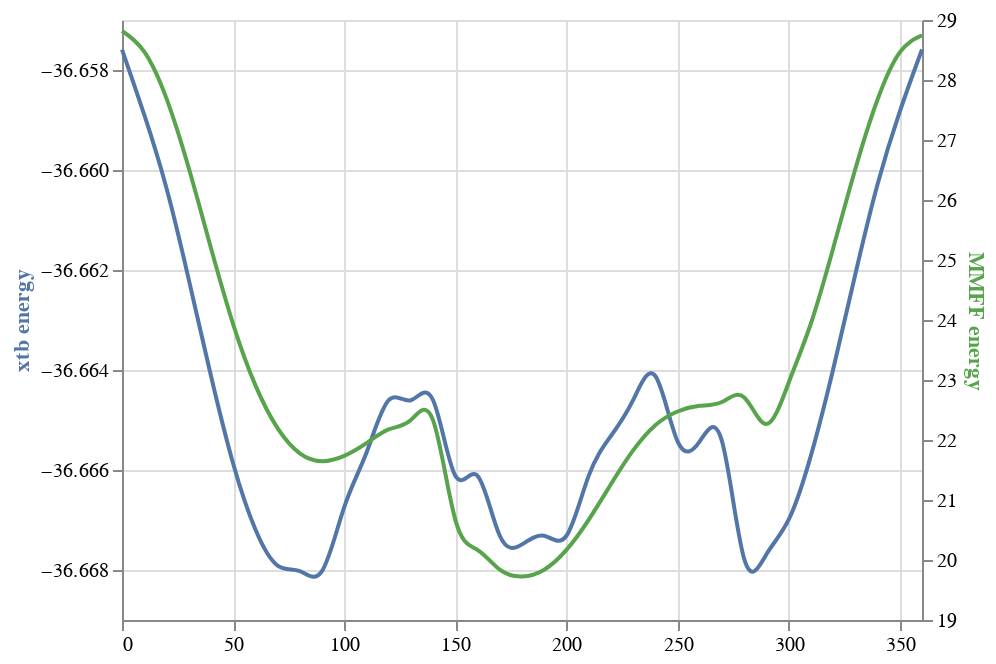

The code cell stored with this chart in its notebook:
### Code cell
import numpy as np
angle=np.array(range(0,370,10))

dfxtb = pd.DataFrame({'angle':angle, 'xtb':energy,'MMFF':dfrdkit["energy"]})
#data = dfxtb.melt('angle')

base = alt.Chart(dfxtb).encode(
    alt.X('angle:Q', axis=alt.Axis(title=None),scale=alt.Scale(domain=[0,360,350]))
)
line1 = base.mark_line(stroke='#5276A7', interpolate='natural').encode(
    alt.Y('xtb:Q',
          axis=alt.Axis(title='xtb energy', titleColor='#5276A7'),scale=alt.Scale(zero=False))
)
line2 = base.mark_line(stroke='#57A44C', interpolate='natural').encode(
    alt.Y('MMFF:Q',
          axis=alt.Axis(title='MMFF energy', titleColor='#57A44C'),scale=alt.Scale(zero=False))
)
alt.layer(line1, line2).resolve_scale(
    y = 'independent'
)

### Figure 1 — Vega-Lite specification as saved in the notebook (floating-point values rounded to 4 significant figures)
{"config": {"view": {"continuousWidth": 400, "continuousHeight": 300}}, "layer": [{"mark": {"type": "line", "interpolate": "natural", "stroke": "#5276A7"}, "encoding": {"x": {"type": "quantitative", "axis": {"title": null}, "field": "angle", "scale": {"domain": [0, 360, 350]}}, "y": {"type": "quantitative", "axis": {"title": "xtb energy", "titleColor": "#5276A7"}, "field": "xtb", "scale": {"zero": false}}}}, {"mark": {"type": "line", "interpolate": "natural", "stroke": "#57A44C"}, "encoding": {"x": {"type": "quantitative", "axis": {"title": null}, "field": "angle", "scale": {"domain": [0, 360, 350]}}, "y": {"type": "quantitative", "axis": {"title": "MMFF energy", "titleColor": "#57A44C"}, "field": "MMFF", "scale": {"zero": false}}}}], "data": {"name": "data-3f417b187ecd8471d5f46a3aafca9074"}, "resolve": {"scale": {"y": "independent"}}, "$schema": "https://vega.github.io/schema/vega-lite/v4.8.1.json", "datasets": {"data-3f417b187ecd8471d5f46a3aafca9074": [{"angle": 0, "xtb": "    -36.657590846418", "MMFF": 28.82}, {"angle": 10, "xtb": "    -36.658894930595", "MMFF": 28.47}, {"angle": 20, "xtb": "    -36.660361884739", "MMFF": 27.69}, {"angle": 30, "xtb": "    -36.662181628063", "MMFF": 26.54}, {"angle": 40, "xtb": "    -36.664110884763", "MMFF": 25.2}, {"angle": 50, "xtb": "    -36.665869772183", "MMFF": 23.93}, {"angle": 60, "xtb": "    -36.667186893319", "MMFF": 22.91}, {"angle": 70, "xtb": "    -36.667911060838", "MMFF": 22.2}, {"angle": 80, "xtb": "    -36.668021434008", "MMFF": 21.78}, {"angle": 90, "xtb": "    -36.668021434008", "MMFF": 21.65}, {"angle": 100, "xtb": "    -36.666742107507", "MMFF": 21.74}, {"angle": 110, "xtb": "    -36.665654005491", "MMFF": 21.95}, {"angle": 120, "xtb": "    -36.664604553908", "MMFF": 22.18}, {"angle": 130, "xtb": "    -36.664604553908", "MMFF": 22.33}, {"angle": 140, "xtb": "    -36.664604553908", "MMFF": 22.33}, {"angle": 150, "xtb": "    -36.666116237362", "MMFF": 20.67}, {"angle": 160, "xtb": "    -36.666116237362", "MMFF": 20.17}, {"angle": 170, "xtb": "    -36.667314677487", "MMFF": 19.84}, {"angle": 180, "xtb": "    -36.667487335615", "MMFF": 19.73}, {"angle": 190, "xtb": "    -36.667314677168", "MMFF": 19.84}, {"angle": 200, "xtb": "    -36.667314677168", "MMFF": 20.17}, {"angle": 210, "xtb": "    -36.666116858193", "MMFF": 20.67}, {"angle": 220, "xtb": "    -36.665320074200", "MMFF": 21.26}, {"angle": 230, "xtb": "    -36.664601377950", "MMFF": 21.83}, {"angle": 240, "xtb": "    -36.664119803716", "MMFF": 22.25}, {"angle": 250, "xtb": "    -36.665426456096", "MMFF": 22.47}, {"angle": 260, "xtb": "    -36.665426456096", "MMFF": 22.57}, {"angle": 270, "xtb": "    -36.665426456096", "MMFF": 22.63}, {"angle": 280, "xtb": "    -36.667779707045", "MMFF": 22.71}, {"angle": 290, "xtb": "    -36.667686486242", "MMFF": 22.27}, {"angle": 300, "xtb": "    -36.666994856598", "MMFF": 22.95}, {"angle": 310, "xtb": "    -36.665713347862", "MMFF": 23.94}, {"angle": 320, "xtb": "    -36.663989132353", "MMFF": 25.19}, {"angle": 330, "xtb": "    -36.662085332660", "MMFF": 26.52}, {"angle": 340, "xtb": "    -36.660286785454", "MMFF": 27.67}, {"angle": 350, "xtb": "    -36.658832060097", "MMFF": 28.46}, {"angle": 360, "xtb": "    -36.657589557851", "MMFF": 28.75}]}}
